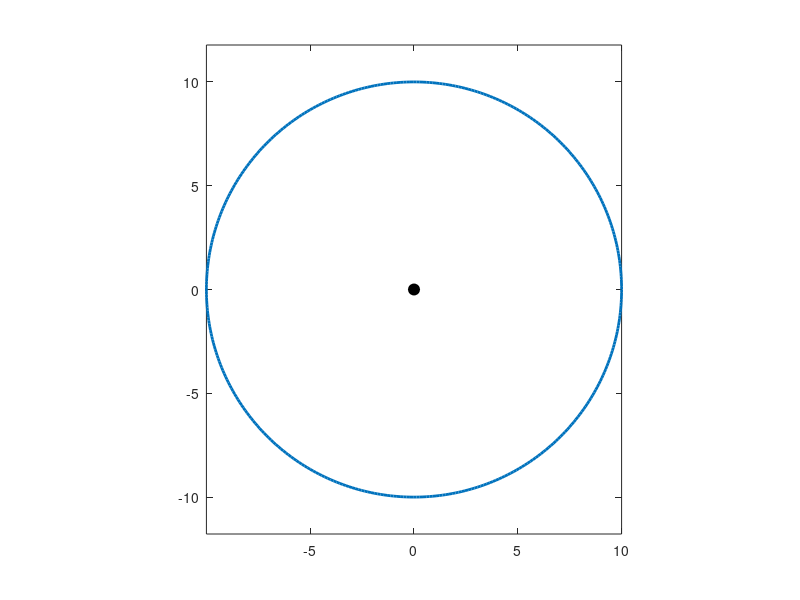

The MATLAB source for this figure: (Note: this script raises an error after producing the figure.)
% mec_CM.m

% Animation of an object executing uniform circular motion.
%   The centripetal acceleration vector and the tangential velocity
%   are shown as the object moves around a circle.  

% DOING PHYSICS WITH MATLAB: 
%   https://d-arora.github.io/Doing-Physics-With-Matlab/
% VISUAL PHYSICS ONLINE
%   http://www.physics.usyd.edu.au/teach_res/hsp/sp/spHome.htm
% Documentation
%   http://www.physics.usyd.edu.au/teach_res/hsp/sp/mod5new/mod52B.htm
% Download Scripts
%   http://www.physics.usyd.edu.au/teach_res/mp/mscripts/

% Script calls the function DrawArrow.m (download)
%   DrawArrow(zT,magV,angleV,L,W,LW,col)
%      zT (x,y) coordinates of vector tail
%      magV     length of vector (magnitude)
%      angleV   angle of vector w.r.t. X axis
%      L        length of arrow head
%      W        width of arrow head
%      LW       width of arrow for plotting
%      col      RGB color of arrow  [x x x]  

% Ian Cooper  ian.cooper@sydney.edu.au
% School of Physics, University of Sydney
% 190905   Matlab 2018b


clear
close all
clc

% ANIMATION and GIF file ==============================================
% Show and Save animation as a gif file (0 no)  (1 yes) for flagAG
    flagAG = 1;    
% file name for animated gif   
    ag_name = 'ag_UCM.gif'; 
% Delay in seconds before displaying the next image  
    delay = 0.0;
    frame1 = 0;

    
% SETUP ===============================================================
% Radius of circle
  R = 10;
% Period of motion
  T = 1;
% Number of time steps;
  nT = 400;
% angular frequency
  w = 2*pi/T;
% time interval
  t = linspace(0,T,nT);
% (x,y) coordinates for points on circle
  x = R.*cos(w*t);
  y = R.*sin(w*t);
  
  
% GRAHICS =============================================================
  figure(1)
   pos = [0.1 0.2 0.25 0.35];
   set(gcf,'Units','normalized')
   set(gcf,'Position',pos)
   set(gcf,'color','w')
   box on
  
for ct = 1 : nT
  
% Plot circle
  xP = x; yP = y;
  plot(xP,yP,'linewidth',2)
  axis equal;
  hold on
 
% Plot Origon
  Hplot = plot(0,0,'ko');
  set(Hplot,'markerfacecolor','k','markersize',8)
  
% Plot centripetal acceleration (color orange)
  zT = x(ct) + 1i*y(ct);
  angleV = atan2(y(ct),x(ct)) + pi;
  magV = 8; L = 1; W = 0.5; LW = 5; col = [1 0.6 0];
  DrawArrow(zT,magV,angleV,L,W,LW,col)

% Plot tangential velocity  (color green)
  xP = x(ct); yP = y(ct);
  plot(xP,yP,'ko')
  zT = x(ct) + 1i*y(ct);
  angleV = atan2(y(ct),x(ct)) + pi/2;
  magV = 5; L = 1; W = 0.5; LW = 4; col = [0 1 0];
  DrawArrow(zT,magV,angleV,L,W,LW,col)
  
% Plot object 
  xP = x(ct); yP = y(ct);
  Hplot = plot(xP,yP,'ko');
  set(Hplot,'markerfacecolor','k','markersize',12);
  
  text(10,-12,'mecCM.m','fontsize',8) 
  axis([-12 12 -12 12])
  axis off
  set(gca,'position',[0.05 0.05 0.9 0.9])
  pause(0.001)
  hold off
  
% Save animation 
    if flagAG == 1
       frame1 = frame1 + 1;
         frame = getframe(1);
         im = frame2im(frame);
         [imind,cm] = rgb2ind(im,256);
         % On the first loop, create the file. In subsequent loops, append.
         if frame1 == 1
           imwrite(imind,cm,ag_name,'gif','DelayTime',delay,'loopcount',inf);
         else
          imwrite(imind,cm,ag_name,'gif','DelayTime',delay,'writemode','append');
         end
    end   
  
end
  
